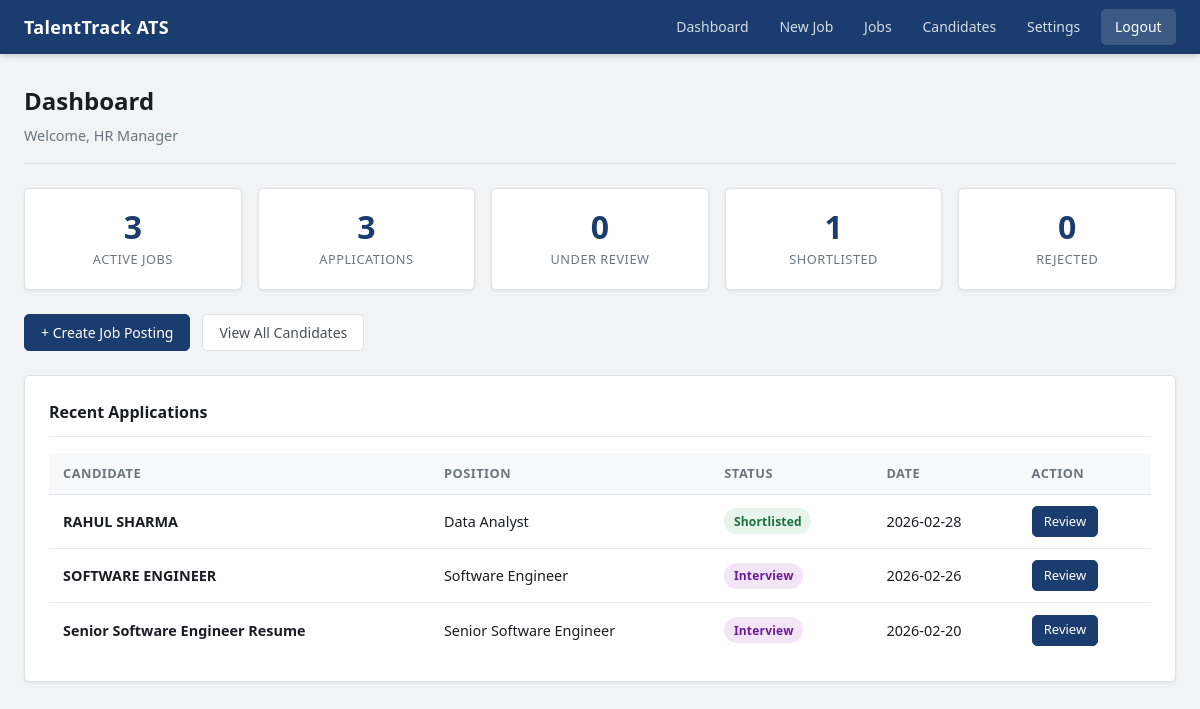
Screenshot of /hr/dashboard (signed in) with the database file from the repository.
### tables this page shows
CREATE TABLE applications (
    id INTEGER PRIMARY KEY AUTOINCREMENT,
    candidate_id INTEGER NOT NULL,
    job_id INTEGER NOT NULL,
    resume_path TEXT NOT NULL,
    resume_hash TEXT NOT NULL,
    parsed_name TEXT,
    parsed_email TEXT,
    parsed_phone TEXT,
    parsed_skills TEXT,
    parsed_experience INTEGER DEFAULT 0,
    parsed_education TEXT,
    skill_score REAL DEFAULT 0,
    experience_score REAL DEFAULT 0,
    education_score REAL DEFAULT 0,
    weighted_total REAL DEFAULT 0,
    rank_position INTEGER,
    status TEXT DEFAULT 'Under Review' CHECK(status IN ('Under Review', 'Shortlisted', 'Rejected', 'Interview')),
    rejection_reason TEXT,
    matched_skills TEXT,
    missing_skills TEXT,
    partial_matches TEXT,
    score_explanation TEXT,
    feedback TEXT,
    applied_at TIMESTAMP DEFAULT CURRENT_TIMESTAMP,
    FOREIGN KEY (candidate_id) REFERENCES users(id),
    FOREIGN KEY (job_id) REFERENCES jobs(id),
    UNIQUE(candidate_id, job_id)
);

### hr/routes.py (the view)
@hr_bp.route('/dashboard')
@hr_required
def dashboard():
    stats  = get_statistics()
    recent = get_all_applications()[:5]
    return render_template("hr/dashboard.html", stats=stats, recent=recent)

### auth/models.py (called while the page is built)
def get_db():
    conn = sqlite3.connect(DATABASE)
    conn.row_factory = sqlite3.Row
    return conn

def hr_required(f):
    @wraps(f)
    def decorated_function(*args, **kwargs):
        if 'user_id' not in session or session.get('role') != 'hr':
            flash('HR access required', 'danger')
            return redirect(url_for('landing'))
        return f(*args, **kwargs)
    return decorated_function

### hr/models.py (called while the page is built)
def get_statistics():
    conn = get_db()
    total_jobs = conn.execute(
        "SELECT COUNT(*) FROM jobs WHERE is_closed = 0"
    ).fetchone()[0]
    total_applications = conn.execute(
        "SELECT COUNT(*) FROM applications"
    ).fetchone()[0]
    under_review = conn.execute(
        "SELECT COUNT(*) FROM applications WHERE status = 'Under Review'"
    ).fetchone()[0]
    shortlisted = conn.execute(
        "SELECT COUNT(*) FROM applications WHERE status = 'Shortlisted'"
    ).fetchone()[0]
    rejected = conn.execute(
        "SELECT COUNT(*) FROM applications WHERE status = 'Rejected'"
    ).fetchone()[0]
    conn.close()
    return {
        "total_jobs": total_jobs,
        "total": total_applications,
        "under_review": under_review,
        "shortlisted": shortlisted,
        "rejected": rejected
    }

### templates/hr/dashboard.html (shortened to what this page needs)
<!DOCTYPE html>
<html lang="en">
<head>
  <link rel="stylesheet" href="{{ url_for('static', filename='css/style.css') }}">
</head>
<body>
<nav class="navbar">
  <div class="navbar-container">
    <span class="nav-brand">TalentTrack ATS</span>
    <div class="nav-menu">
      <a href="{{ url_for('hr.dashboard') }}">Dashboard</a>
      <a href="{{ url_for('hr.create_job_route') }}">New Job</a>
      <a href="{{ url_for('hr.view_jobs') }}">Jobs</a>
      <a href="{{ url_for('hr.candidates') }}">Candidates</a>
      <a href="{{ url_for('hr.settings') }}">Settings</a>
      <a href="{{ url_for('auth.logout') }}" class="btn-logout">Logout</a>
    </div>
  </div>
</nav>
<div class="container">
  <div class="page-header">
    <h1>Dashboard</h1>
    <p>Welcome, {{ session.name }}</p>
  </div>
  <div class="stats-grid">
    <div class="stat-card">
      <div class="stat-num">{{ stats.total_jobs }}</div>
      <div class="stat-label">Active Jobs</div>
    </div>
    <div class="stat-card">
      <div class="stat-num">{{ stats.total }}</div>
      <div class="stat-label">Applications</div>
    </div>
    <div class="stat-card">
      <div class="stat-num">{{ stats.under_review }}</div>
      <div class="stat-label">Under Review</div>
    </div>
    <div class="stat-card">
      <div class="stat-num">{{ stats.shortlisted }}</div>
      <div class="stat-label">Shortlisted</div>
    </div>
    <div class="stat-card">
      <div class="stat-num">{{ stats.rejected }}</div>
      <div class="stat-label">Rejected</div>
    </div>
  </div>
  <div style="display:flex;gap:.75rem;margin-bottom:1.5rem;">
    <a href="{{ url_for('hr.create_job_route') }}" class="btn btn-primary">+ Create Job Posting</a>
    <a href="{{ url_for('hr.candidates') }}" class="btn btn-secondary">View All Candidates</a>
  </div>
  {% if recent %}
  <div class="card">
    <div class="card-header">Recent Applications</div>
    <table>
      <thead>
        <tr>
          <th>Candidate</th>
          <th>Position</th>
          <th>Status</th>
          <th>Date</th>
          <th>Action</th>
        </tr>
      </thead>
      <tbody>
      {% for app in recent %}
      <tr>
        <td><strong>{{ app.parsed_name or app.candidate_name }}</strong></td>
        <td>{{ app.job_title }}</td>
        <td><span class="badge badge-{{ app.status|lower|replace(' ','-') }}">{{ app.status }}</span></td>
        <td>{{ app.applied_at[:10] }}</td>
        <td><a href="{{ url_for('hr.candidate_detail', id=app.id) }}" class="btn btn-sm btn-primary">Review</a></td>
      </tr>
      {% endfor %}
      </tbody>
    </table>
  </div>
  {% else %}
  <div class="empty-state">No applications yet. Create a job posting to get started.</div>
  {% endif %}
</div>
</body>
</html>

### static/css/style.css (style rules this page uses)
*, *::before, *::after { box-sizing: border-box; margin: 0; padding: 0; }
:root { --blue: #1a3c6e; --blue-hover: #14305a; --blue-light: #e8eef7; --green: #1a6e3c; --green-bg: #e6f4ec; --red: #6e1a1a; --red-bg: #f4e6e6; --amber: #7a5200; --amber-bg: #fef3d0; --gray-50: #f8f9fa; --gray-100: #f1f3f5; --gray-200: #e9ecef; --gray-300: #dee2e6; --gray-500: #6c757d; --gray-700: #495057; --gray-900: #1a1d23; --white: #ffffff; --radius: 5px; --shadow-sm: 0 1px 3px rgba(0,0,0,.08); --shadow: 0 2px 8px rgba(0,0,0,.10); --font: 'Segoe UI', system-ui, -apple-system, sans-serif; }
body { font-family: var(--font); background: var(--gray-100); color: var(--gray-900); font-size: 0.9375rem; line-height: 1.6; min-height: 100vh; }
.navbar { background: var(--blue); box-shadow: 0 2px 6px rgba(0,0,0,.18); position: sticky; top: 0; z-index: 100; }
.navbar-container { max-width: 1200px; margin: 0 auto; display: flex; align-items: center; justify-content: space-between; padding: 0 1.5rem; height: 54px; }
.nav-brand { font-size: 1.125rem; font-weight: 700; color: var(--white); letter-spacing: .3px; }
.nav-menu { display: flex; align-items: center; gap: 2px; }
.nav-menu a { color: rgba(255,255,255,.82); text-decoration: none; font-size: 0.875rem; font-weight: 500; padding: .4rem .9rem; border-radius: var(--radius); transition: background .15s, color .15s; }
.nav-menu .btn-logout { background: rgba(255,255,255,.15); color: #fff; margin-left: .25rem; }
.container { max-width: 1200px; margin: 0 auto; padding: 1.75rem 1.5rem; }
.page-header { margin-bottom: 1.5rem; padding-bottom: 1rem; border-bottom: 1px solid var(--gray-300); }
.page-header h1 { font-size: 1.5rem; font-weight: 700; color: var(--gray-900); }
.page-header p { color: var(--gray-500); margin-top: .25rem; font-size: .9rem; }
.card { background: var(--white); border: 1px solid var(--gray-300); border-radius: var(--radius); padding: 1.5rem; margin-bottom: 1.25rem; box-shadow: var(--shadow-sm); }
.card-header { font-size: 1rem; font-weight: 600; color: var(--gray-900); margin-bottom: 1rem; padding-bottom: .625rem; border-bottom: 1px solid var(--gray-200); }
.stats-grid { display: grid; grid-template-columns: repeat(5, 1fr); gap: 1rem; margin-bottom: 1.5rem; }
.stat-card { background: var(--white); border: 1px solid var(--gray-300); border-radius: var(--radius); padding: 1.25rem 1rem; text-align: center; box-shadow: var(--shadow-sm); }
.stat-card .stat-num { font-size: 2rem; font-weight: 700; color: var(--blue); line-height: 1.1; }
.stat-card .stat-label { font-size: .8rem; color: var(--gray-500); margin-top: .25rem; text-transform: uppercase; letter-spacing: .5px; }
.btn { display: inline-flex; align-items: center; gap: .35rem; padding: .45rem 1rem; font-size: .875rem; font-weight: 500; border: 1px solid transparent; border-radius: var(--radius); cursor: pointer; text-decoration: none; transition: all .15s; line-height: 1.5; white-space: nowrap; }
.btn-primary { background: var(--blue); color: #fff; border-color: var(--blue); }
.btn-secondary { background: var(--white); color: var(--gray-700); border-color: var(--gray-300); }
.btn-sm { padding: .3rem .7rem; font-size: .8125rem; }
table { width: 100%; border-collapse: collapse; }
thead th { background: var(--gray-50); text-align: left; font-size: .8rem; font-weight: 600; color: var(--gray-500); text-transform: uppercase; letter-spacing: .5px; padding: .625rem .875rem; border-bottom: 1px solid var(--gray-300); }
tbody td { padding: .7rem .875rem; font-size: .9rem; color: var(--gray-900); border-bottom: 1px solid var(--gray-200); vertical-align: middle; }
tbody tr:last-child td { border-bottom: none; }
.badge { display: inline-flex; align-items: center; padding: .2rem .6rem; font-size: .75rem; font-weight: 600; border-radius: 20px; letter-spacing: .2px; white-space: nowrap; }
.badge-shortlisted { background: var(--green-bg); color: var(--green); }
.badge-interview { background: #f3e5f5; color: #6a1b9a; }

### rows the page displays
applications: parsed_name "RAHUL SHARMA", job_title "Data Analyst", status "Shortlisted", applied_at "2026-02-28"
applications: parsed_name "SOFTWARE ENGINEER", job_title "Software Engineer", status "Interview", applied_at "2026-02-26"
applications: parsed_name "Senior Software Engineer Resume", job_title "Senior Software Engineer", status "Interview", applied_at "2026-02-20"

### other values shown
{{ session.name }} "HR Manager"
{{ stats.total_jobs }} "3"
{{ stats.total }} "3"
{{ stats.under_review }} "0"
{{ stats.shortlisted }} "1"
{{ stats.rejected }} "0"
